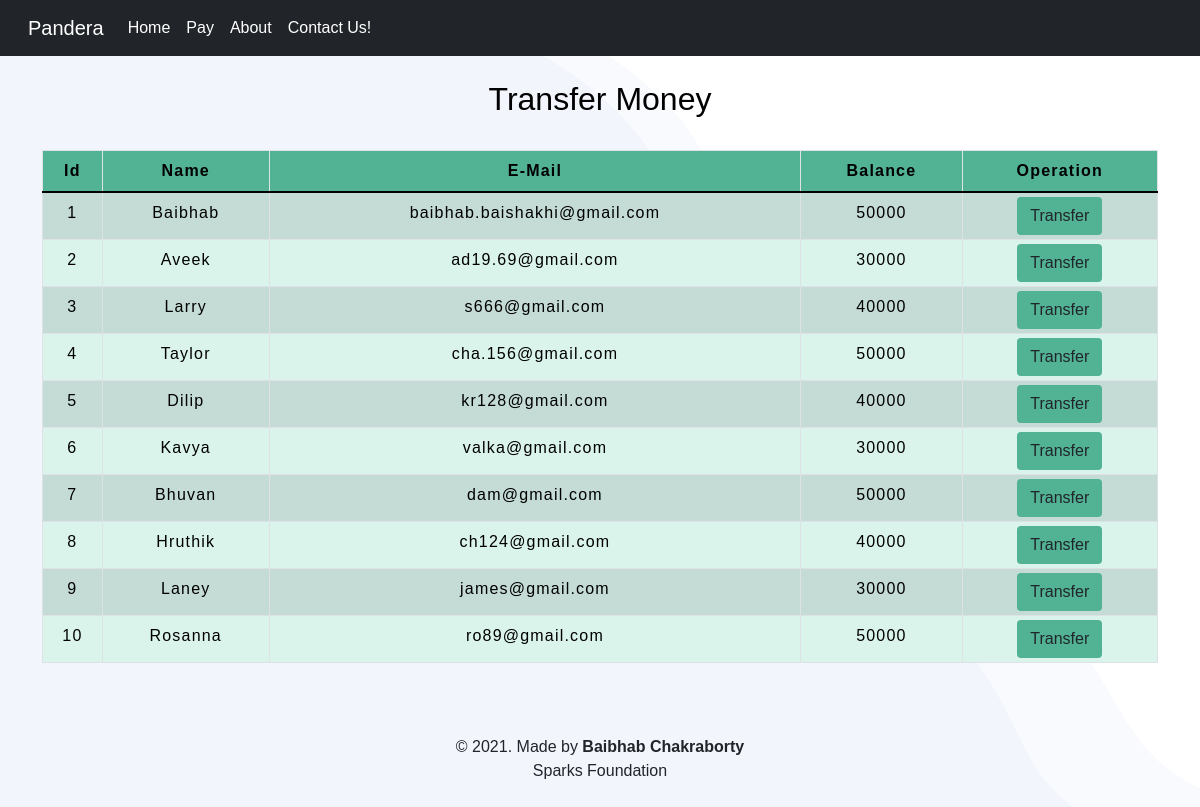
The app's page /transfermoney.php with its own data.
### tables this page shows
CREATE TABLE `users` (
  `id` int(3) NOT NULL,
  `name` text NOT NULL,
  `email` varchar(30) NOT NULL,
  `balance` int(8) NOT NULL
);

### transfermoney.php (the view, shortened to what this page needs)
<!DOCTYPE html>
<html lang="en">
<head>
    <link rel="stylesheet" href="https://maxcdn.bootstrapcdn.com/bootstrap/4.0.0/css/bootstrap.min.css">
    <link rel="stylesheet" type="text/css" href="css/table.css">
    <link href="https://cdn.jsdelivr.net/npm/bootstrap@5.0.2/dist/css/bootstrap.min.css" rel="stylesheet">
    <link href="css/styles.css" rel="stylesheet">
</head>
<body background="img/hero-bg.png";>
<?php
    include 'config.php';
    $sql = "SELECT * FROM users";
    $result = mysqli_query($conn,$sql);
?>
<?php
  include 'navbar.php';
?>
<div class="container">
        <h2 class="text-center pt-4" style="color : black;">Transfer Money</h2>
        <br>
            <div class="row">
                <div class="col">
                    <div class="table-responsive-sm">
                    <table class="table table-hover table-sm table-striped table-condensed table-bordered" style="background-color:#DAF4EC;">
                        <thead style="color : black;">
                            <tr style="background-color : #51B294;">
                            <th scope="col" class="text-center py-2">Id</th>
                            <th scope="col" class="text-center py-2">Name</th>
                            <th scope="col" class="text-center py-2">E-Mail</th>
                            <th scope="col" class="text-center py-2">Balance</th>
                            <th scope="col" class="text-center py-2">Operation</th>
                            </tr>
                        </thead>
                        <tbody>
                <?php
                    while($rows=mysqli_fetch_assoc($result)){
                ?>
                    <tr style="color : black;">
                        <td class="py-2"><?php echo $rows['id'] ?></td>
                        <td class="py-2"><?php echo $rows['name']?></td>
                        <td class="py-2"><?php echo $rows['email']?></td>
                        <td class="py-2"><?php echo $rows['balance']?></td>
                        <td><a href="selecteduserdetail.php?id= <?php echo $rows['id'] ;?>"> <button type="button" class="btn" style="background-color : #51B294;">Transfer</button></a></td>
                    </tr>
                <?php
                    }
                ?>
                        </tbody>
                    </table>
                    </div>
                </div>
            </div>
         </div>
         <footer class="text-center mt-5 py-2">
            <p>&copy 2021. Made by <b>Baibhab Chakraborty</b> <br> Sparks Foundation</p>
        </footer>
</body>
</html>

### navbar.php (shortened to what this page needs)
<nav class="navbar navbar-expand-lg navbar-dark bg-dark">
        <div class="container-fluid">
          <a class="navbar-brand" href="index.php">Pandera</a>
          <div class="collapse navbar-collapse" id="navbarSupportedContent">
            <ul class="navbar-nav me-auto mb-2 mb-lg-0">
              <li class="nav-item">
                <a class="nav-link active" aria-current="page" href="index.php">Home</a>
              </li>
              <li class="nav-item">
                <a class="nav-link active" href="transfermoney.php">Pay</a>
              </li>
              <li class="nav-item">
                <a class="nav-link active" href="about.php">About</a>
              </li>
              <li class="nav-item">
                <a class="nav-link active" href="contact.php">Contact Us!</a>
              </li>
            </ul>
          </div>
        </div>
      </nav>

### css/table.css (style rules this page uses)
* { padding: 0; margin: 0; box-sizing: border-box; font-family: sans-serif; }
h2 { font-size: 40px; }
table { letter-spacing: 1.2px; }
td { text-align: center; }
button { border:none; background: #d9d9d9; transition: 1s; }

### transfermoney.php (style rules this page uses)
button { transition: 1.5s; }

### records on screen
users: id "1", name "Baibhab", email "baibhab.baishakhi@gmail.com", balance "50000"
users: id "2", name "Aveek", email "ad19.69@gmail.com", balance "30000"
users: id "3", name "Larry", email "s666@gmail.com", balance "40000"
users: id "4", name "Taylor", email "cha.156@gmail.com", balance "50000"
users: id "5", name "Dilip", email "kr128@gmail.com", balance "40000"
users: id "6", name "Kavya", email "valka@gmail.com", balance "30000"
users: id "7", name "Bhuvan", email "dam@gmail.com", balance "50000"
users: id "8", name "Hruthik", email "ch124@gmail.com", balance "40000"
users: id "9", name "Laney", email "james@gmail.com", balance "30000"
users: id "10", name "Rosanna", email "ro89@gmail.com", balance "50000"
